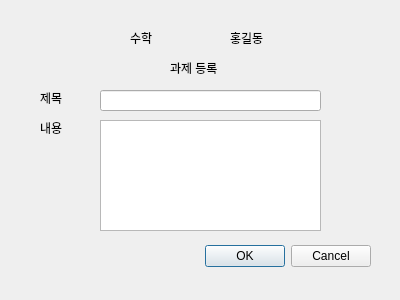
<?xml version="1.0" encoding="UTF-8"?>
<ui version="4.0">
 <class>Dialog</class>
 <widget class="QDialog" name="Dialog">
  <property name="geometry">
   <rect>
    <x>0</x>
    <y>0</y>
    <width>400</width>
    <height>300</height>
   </rect>
  </property>
  <property name="windowTitle">
   <string>Dialog</string>
  </property>
  <widget class="QDialogButtonBox" name="buttonBox">
   <property name="geometry">
    <rect>
     <x>30</x>
     <y>240</y>
     <width>341</width>
     <height>32</height>
    </rect>
   </property>
   <property name="orientation">
    <enum>Qt::Horizontal</enum>
   </property>
   <property name="standardButtons">
    <set>QDialogButtonBox::Cancel|QDialogButtonBox::Ok</set>
   </property>
  </widget>
  <widget class="QLabel" name="label_courseName">
   <property name="geometry">
    <rect>
     <x>130</x>
     <y>30</y>
     <width>60</width>
     <height>16</height>
    </rect>
   </property>
   <property name="text">
    <string>수학</string>
   </property>
  </widget>
  <widget class="QLabel" name="label_teacherName">
   <property name="geometry">
    <rect>
     <x>230</x>
     <y>30</y>
     <width>60</width>
     <height>16</height>
    </rect>
   </property>
   <property name="text">
    <string>홍길동</string>
   </property>
  </widget>
  <widget class="QLabel" name="label_registerHomework">
   <property name="geometry">
    <rect>
     <x>170</x>
     <y>60</y>
     <width>60</width>
     <height>16</height>
    </rect>
   </property>
   <property name="text">
    <string>과제 등록</string>
   </property>
  </widget>
  <widget class="QLabel" name="label_title">
   <property name="geometry">
    <rect>
     <x>40</x>
     <y>90</y>
     <width>60</width>
     <height>16</height>
    </rect>
   </property>
   <property name="text">
    <string>제목</string>
   </property>
  </widget>
  <widget class="QLineEdit" name="lineEdit_title">
   <property name="geometry">
    <rect>
     <x>100</x>
     <y>90</y>
     <width>221</width>
     <height>21</height>
    </rect>
   </property>
  </widget>
  <widget class="QLabel" name="label_content">
   <property name="geometry">
    <rect>
     <x>40</x>
     <y>120</y>
     <width>60</width>
     <height>16</height>
    </rect>
   </property>
   <property name="text">
    <string>내용</string>
   </property>
  </widget>
  <widget class="QTextEdit" name="textEdit_content">
   <property name="geometry">
    <rect>
     <x>100</x>
     <y>120</y>
     <width>221</width>
     <height>111</height>
    </rect>
   </property>
  </widget>
 </widget>
 <resources/>
 <connections>
  <connection>
   <sender>buttonBox</sender>
   <signal>accepted()</signal>
   <receiver>Dialog</receiver>
   <slot>accept()</slot>
   <hints>
    <hint type="sourcelabel">
     <x>248</x>
     <y>254</y>
    </hint>
    <hint type="destinationlabel">
     <x>157</x>
     <y>274</y>
    </hint>
   </hints>
  </connection>
  <connection>
   <sender>buttonBox</sender>
   <signal>rejected()</signal>
   <receiver>Dialog</receiver>
   <slot>reject()</slot>
   <hints>
    <hint type="sourcelabel">
     <x>316</x>
     <y>260</y>
    </hint>
    <hint type="destinationlabel">
     <x>286</x>
     <y>274</y>
    </hint>
   </hints>
  </connection>
 </connections>
</ui>
